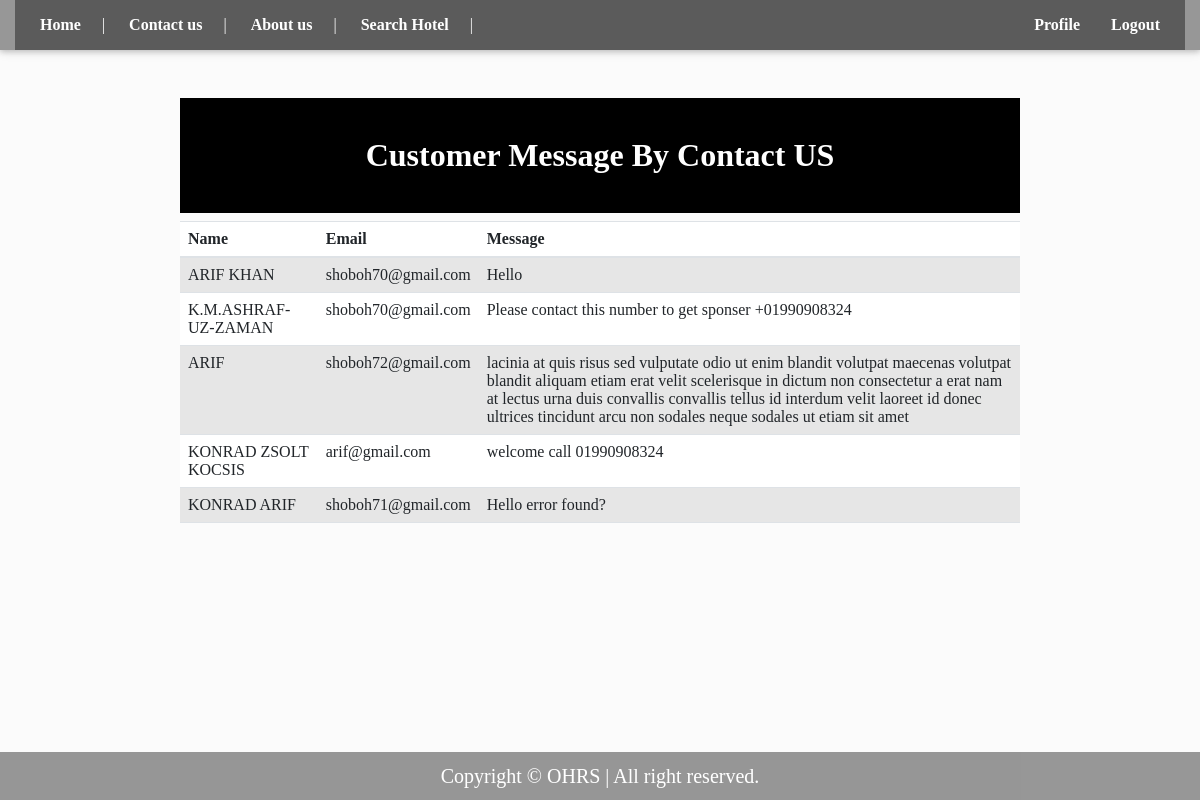
The app's page /message.html, older data.
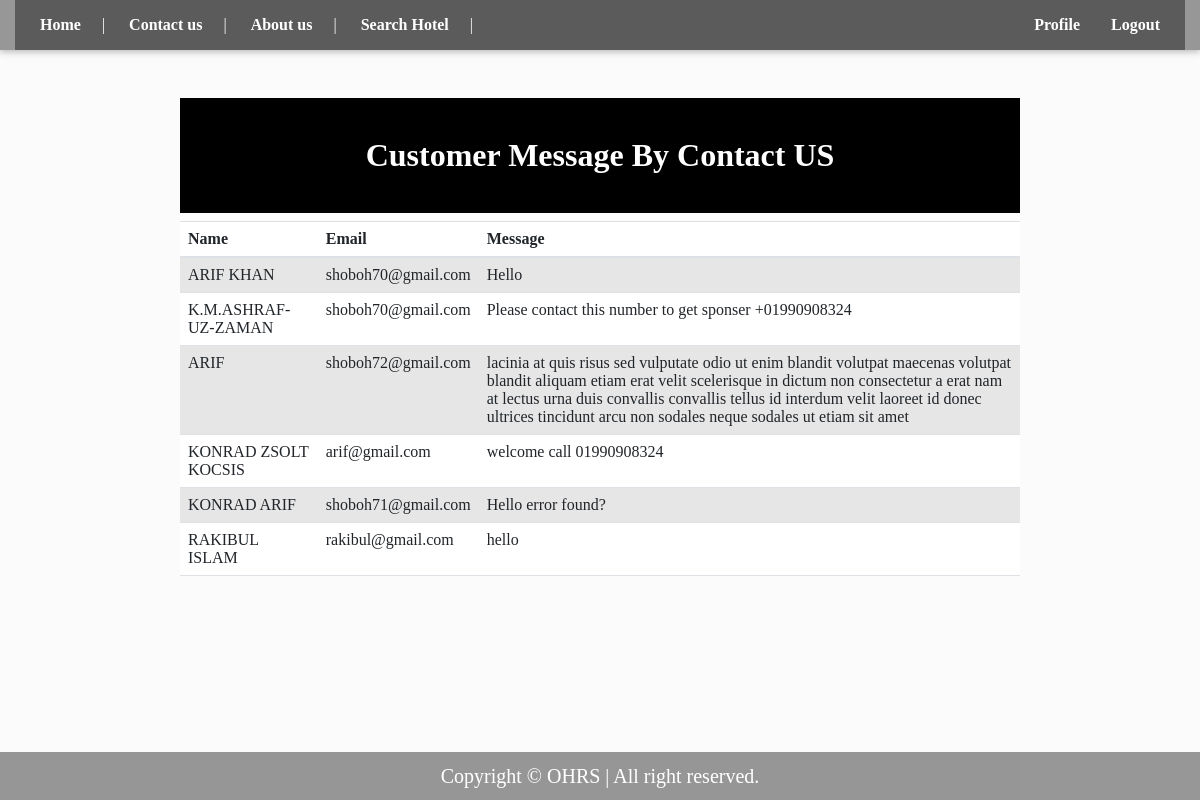
The same page, newer data.
### OHRS_App/models.py (models this page shows, shortened)
class contactus(models.Model):
    name= models.CharField(max_length=100,null=True,blank=True)
    Email =  models.EmailField(null=True)
    description = models.TextField(null=True,blank=True)

### OHRS_App/views.py (the view)
# urls.py: path("message.html", views.cust_message, name="message"),
def cust_message(request):
    contact=contactus.objects.all()
    context={
         "contacts":contact,
    }
    return render(request, "OHRS_App/templates/Cmessage.html",context)

### OHRS_App/templates/Cmessage.html (shortened to what this page needs)
{%load static %}
<html lang="en">
<head>
  <link rel="stylesheet" href="https://cdn.jsdelivr.net/npm/bootstrap@4.6.1/dist/css/bootstrap.min.css">
  <link href="https://cdn.jsdelivr.net/npm/bootstrap@5.1.1/dist/css/bootstrap.min.css" rel="stylesheet"
>
  <link href="{% static 'css/style.css' %}" rel="stylesheet">
  <link rel="stylesheet" href="{% static 'css/fontawsom-all.min.css' %}">
</head>
<body style="min-height: 200px; background-image: url({% static 'img/bg-img/y.jpg' %}); background-size: cover;background-position: center;  ">
  <header class="continer-fluid ">
    <div class="header-top" style="background-color: rgba(0,0,0,0.4); ">
      <div class="container" >
        <div class="row col-det" >
          <div class="col-lg-6 d-none d-lg-block" style="background-color: rgba(0,0,0,0.4);">
            <ul class="ulleft">
              <li>
              <button class="button button1">
                  <a style="color:white;" href="home2.html"><b> Home </b></a>
              </button>
                <span>|</span>
              </li>
              <li>
              <button class="button button1">
                <a style="color:white;" href="contactus.html"><b> Contact us </b></a>
              </button>
                <span>|</span>
              </li>
              <li>
              <button class="button button1">
                <a style="color:white;" href="contactus.html"><b> About us </b></a>
              </button>
                <span>|</span>
              </li>
              <li>
              <button class="button button1">
                <a style="color:white;" href="room.html"><b> Search Hotel </b></a>
              </button>
                <span>|</span>
              </li>
            </ul>
          </div>
          <div class="col-lg-6 col-md-12" style="background-color: rgba(0,0,0,0.4);">
            <ul class="ulright">
              <li>
              <button class="button button1">
                <a style="color:white;" href="profile.html"><b>Profile</b></a>
              </button>
              </li>
              <li>
              <button class="button button1">
                <a style="color:white;" href="{% url 'logout' %}"><b>Logout</b></a>
              </button>
              </li>
            </ul>
          </div>
        </div>
      </div>
    </div>
  </header>
  <div>
        <br>
        <br>
        <h2 style="text-align:center;color:white;background-color:black;width: 70%;  margin-left: auto; margin-right: auto;"><b><br>Customer Message By Contact US</b><br> <p style="color:black;">ok</p></h2>
<table class="table table-striped" style="background-color: white;width: 70%;  margin-left: auto; margin-right: auto;">
  <thead>
    <tr>
      <th scope="col">Name</th>
      <th scope="col">Email</th>
      <th scope="col">Message</th>
    </tr>
  </thead>
  <tbody>
    {% for contact in contacts %}
    <tr>
      <td style="text-transform: uppercase;">{{ contact.name }}</td>
      <td>{{ contact.Email }}</td>
      <td>{{ contact.description }}</td>
    </tr>
    {% endfor %}
  </tbody>
</table>
    <div  class="footer">
        <p ><h5>Copyright © OHRS | All right reserved.</h5></p>
    </div>
  </div>
</body>
</html>

Row changes from the older to the newer data that the page shows:
added contactus: name "RAKIBUL ISLAM", Email "rakibul@gmail.com", description "hello"
